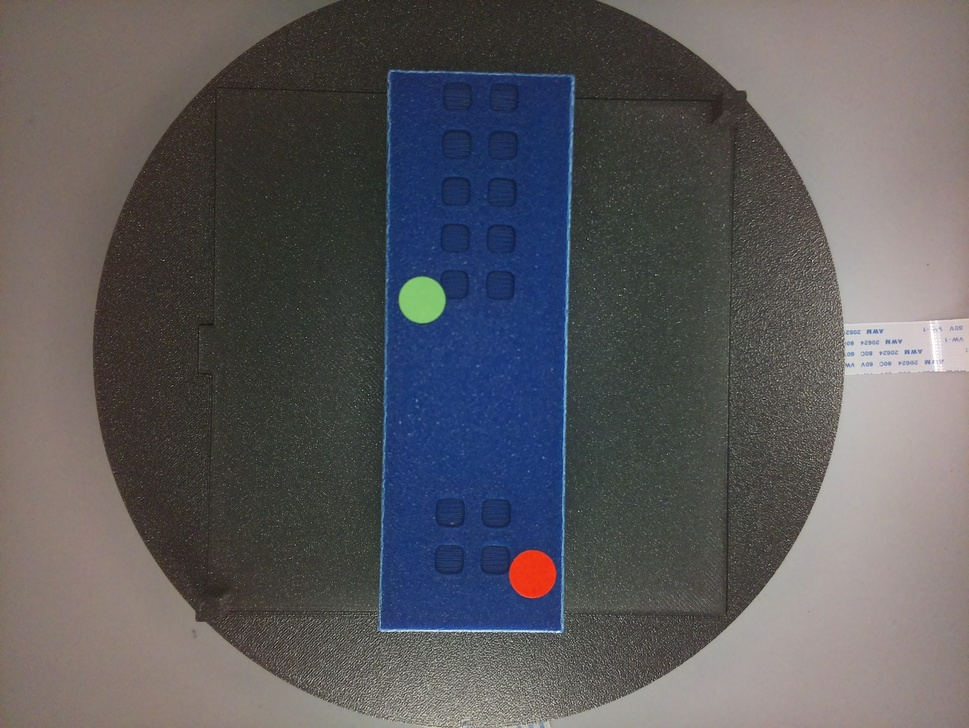
#> input picture bottomview_1702994651.jpg, 969 x 728 px, shrunk from 3280 x 2464 before the run
$ python labels_viz.py
#> lines starting #> are read from the running program, lines starting #| are printed output that depends on the picture
from PIL import Image, ImageDraw, ImageFont

# Load the image
image_path = 'bottomview_1702994651.jpg'
image = Image.open(image_path)
#> image is the input picture: PIL image 969x728 RGB; mean R, G, B 92.3, 90.9, 93.7
draw = ImageDraw.Draw(image)
width, height = image.size
#> width = 969; height = 728

# Read the annotation file
annotation_path = 'bottomview_1702994651.txt'

with open(annotation_path, 'r') as file:
#> (reads bottomview_1702994651.txt from the repository)
    lines = file.readlines()

# Load a font
try:
    font = ImageFont.truetype("arial.ttf", 15)
except IOError:
    font = ImageFont.load_default()

# Parse and draw bounding boxes
for line in lines:
    parts = line.strip().split()
    label = parts[0]
    x_center, y_center, bbox_width, bbox_height = map(float, parts[1:])

    # Convert normalized coordinates to pixel values
    x_center *= width
    y_center *= height
    bbox_width *= width
    bbox_height *= height

    # Calculate the coordinates of the top-left and bottom-right corners
    x_min = int(x_center - bbox_width / 2)
    y_min = int(y_center - bbox_height / 2)
    x_max = int(x_center + bbox_width / 2)
    y_max = int(y_center + bbox_height / 2)

    # Draw bounding box
    draw.rectangle([x_min, y_min, x_max, y_max], outline='red', width=2)

    # Draw the label
    draw.text((x_min, y_min - 10), label, fill='red', font=font)

# Display the image with bounding boxes and labels
# image.show()

# Or save the image with bounding boxes and labels
image.save('annotated_image.png')
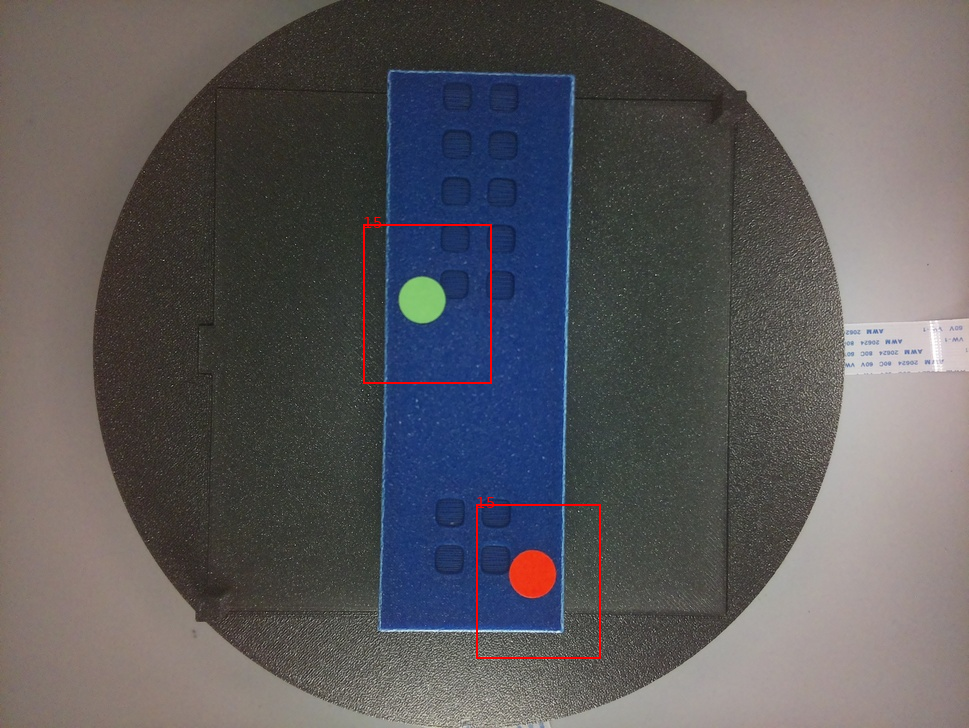
#> saved as annotated_image.png: PIL image 969x728 RGB; mean R, G, B 93, 90.6, 93.4
